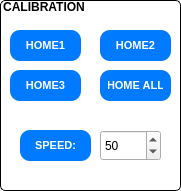
     <widget class="QGroupBox" name="groupBox_2">
      <property name="enabled">
       <bool>true</bool>
      </property>
      <property name="geometry">
       <rect>
        <x>290</x>
        <y>170</y>
        <width>181</width>
        <height>191</height>
       </rect>
      </property>
      <property name="font">
       <font>
        <pointsize>9</pointsize>
        <weight>75</weight>
        <bold>true</bold>
       </font>
      </property>
      <property name="mouseTracking">
       <bool>false</bool>
      </property>
      <property name="tabletTracking">
       <bool>false</bool>
      </property>
      <property name="acceptDrops">
       <bool>false</bool>
      </property>
      <property name="autoFillBackground">
       <bool>false</bool>
      </property>
      <property name="styleSheet">
       <string notr="true">QGroupBox::title {
    /* Khắc phục lỗi cú pháp: Màu chữ đen */
    color: rgb(0, 0, 0); 
    
    /* ĐẶT NỀN TIÊU ĐỀ TRONG SUỐT */
    background-color: transparent; 
    
    /* Các thuộc tính cần thiết để tiêu đề hiển thị đúng */
    subcontrol-origin: margin;
    subcontrol-position: top left; /* Vị trí tiêu đề (ví dụ: ở giữa trên) */
    padding: 0 1px; /* Đệm xung quanh chữ tiêu đề */
    font-weight: bold;
}

QGroupBox {
    /* Thiết lập khung GroupBox */
    border: 1px solid black;
    border-radius: 5px;
    margin-top: 1.3em; /* Rất quan trọng để chừa chỗ cho tiêu đề */
    background-color: white; /* Màu nền của GroupBox */
    padding: 5px; /* Thêm padding cho nội dung bên trong */
}</string>
      </property>
      <property name="title">
       <string>CALIBRATION</string>
      </property>
      <property name="flat">
       <bool>false</bool>
      </property>
      <property name="checkable">
       <bool>false</bool>
      </property>
      <widget class="QPushButton" name="pbHome1">
       <property name="geometry">
        <rect>
         <x>10</x>
         <y>30</y>
         <width>71</width>
         <height>31</height>
        </rect>
       </property>
       <property name="styleSheet">
        <string notr="true">QPushButton {
    /* Trạng thái mặc định */
    background-color: #007bff; /* Màu xanh dương cơ bản */
    color: white;
    border: none;
        padding: 4px 8px;
    border-radius: 10px;
    font-size: 11px;
    font-weight: bold;
    transition: background-color 0.3s ease; /* (Gợi ý: Dùng trong PySide/PyQt, có thể không thấy hiệu ứng trong Designer) */
}

QPushButton:hover {
    /* Khi di chuột qua (mouse hover) */
    background-color: #0056b3; /* Màu xanh dương đậm hơn */
    border: 2px solid #004085;
    cursor: pointer; /* Thay đổi con trỏ chuột (có thể không hoạt động trong Designer) */
}

QPushButton:pressed {
    /* Khi nút được nhấn xuống (mouse button pressed) */
    background-color: #004085; /* Màu xanh đậm nhất */
    padding-top: 14px; /* Tạo hiệu ứng &quot;nhấn xuống&quot; bằng cách thay đổi đệm */
    padding-bottom: 10px;
}

QPushButton:disabled {
    /* Khi nút bị vô hiệu hóa (disable) */
    background-color: #cccccc;
    color: #666666;
    border: 1px solid #999999;
}</string>
       </property>
       <property name="text">
        <string>HOME1</string>
       </property>
      </widget>
      <widget class="QPushButton" name="pbHome1_2">
       <property name="geometry">
        <rect>
         <x>100</x>
         <y>30</y>
         <width>71</width>
         <height>31</height>
        </rect>
       </property>
       <property name="styleSheet">
        <string notr="true">QPushButton {
    /* Trạng thái mặc định */
    background-color: #007bff; /* Màu xanh dương cơ bản */
    color: white;
    border: none;
        padding: 4px 8px;
    border-radius: 10px;
    font-size: 11px;
    font-weight: bold;
    transition: background-color 0.3s ease; /* (Gợi ý: Dùng trong PySide/PyQt, có thể không thấy hiệu ứng trong Designer) */
}

QPushButton:hover {
    /* Khi di chuột qua (mouse hover) */
    background-color: #0056b3; /* Màu xanh dương đậm hơn */
    border: 2px solid #004085;
    cursor: pointer; /* Thay đổi con trỏ chuột (có thể không hoạt động trong Designer) */
}

QPushButton:pressed {
    /* Khi nút được nhấn xuống (mouse button pressed) */
    background-color: #004085; /* Màu xanh đậm nhất */
    padding-top: 14px; /* Tạo hiệu ứng &quot;nhấn xuống&quot; bằng cách thay đổi đệm */
    padding-bottom: 10px;
}

QPushButton:disabled {
    /* Khi nút bị vô hiệu hóa (disable) */
    background-color: #cccccc;
    color: #666666;
    border: 1px solid #999999;
}</string>
       </property>
       <property name="text">
        <string>HOME2</string>
       </property>
      </widget>
      <widget class="QPushButton" name="pbHome1_3">
       <property name="geometry">
        <rect>
         <x>10</x>
         <y>70</y>
         <width>71</width>
         <height>31</height>
        </rect>
       </property>
       <property name="styleSheet">
        <string notr="true">QPushButton {
    /* Trạng thái mặc định */
    background-color: #007bff; /* Màu xanh dương cơ bản */
    color: white;
    border: none;
        padding: 4px 8px;
    border-radius: 10px;
    font-size: 11px;
    font-weight: bold;
    transition: background-color 0.3s ease; /* (Gợi ý: Dùng trong PySide/PyQt, có thể không thấy hiệu ứng trong Designer) */
}

QPushButton:hover {
    /* Khi di chuột qua (mouse hover) */
    background-color: #0056b3; /* Màu xanh dương đậm hơn */
    border: 2px solid #004085;
    cursor: pointer; /* Thay đổi con trỏ chuột (có thể không hoạt động trong Designer) */
}

QPushButton:pressed {
    /* Khi nút được nhấn xuống (mouse button pressed) */
    background-color: #004085; /* Màu xanh đậm nhất */
    padding-top: 14px; /* Tạo hiệu ứng &quot;nhấn xuống&quot; bằng cách thay đổi đệm */
    padding-bottom: 10px;
}

QPushButton:disabled {
    /* Khi nút bị vô hiệu hóa (disable) */
    background-color: #cccccc;
    color: #666666;
    border: 1px solid #999999;
}</string>
       </property>
       <property name="text">
        <string>HOME3</string>
       </property>
      </widget>
      <widget class="QPushButton" name="pbHome1_4">
       <property name="geometry">
        <rect>
         <x>100</x>
         <y>70</y>
         <width>71</width>
         <height>31</height>
        </rect>
       </property>
       <property name="styleSheet">
        <string notr="true">QPushButton {
    /* Trạng thái mặc định */
    background-color: #007bff; /* Màu xanh dương cơ bản */
    color: white;
    border: none;
        padding: 4px 8px;
    border-radius: 10px;
    font-size: 11px;
    font-weight: bold;
    transition: background-color 0.3s ease; /* (Gợi ý: Dùng trong PySide/PyQt, có thể không thấy hiệu ứng trong Designer) */
}

QPushButton:hover {
    /* Khi di chuột qua (mouse hover) */
    background-color: #0056b3; /* Màu xanh dương đậm hơn */
    border: 2px solid #004085;
    cursor: pointer; /* Thay đổi con trỏ chuột (có thể không hoạt động trong Designer) */
}

QPushButton:pressed {
    /* Khi nút được nhấn xuống (mouse button pressed) */
    background-color: #004085; /* Màu xanh đậm nhất */
    padding-top: 14px; /* Tạo hiệu ứng &quot;nhấn xuống&quot; bằng cách thay đổi đệm */
    padding-bottom: 10px;
}

QPushButton:disabled {
    /* Khi nút bị vô hiệu hóa (disable) */
    background-color: #cccccc;
    color: #666666;
    border: 1px solid #999999;
}</string>
       </property>
       <property name="text">
        <string>HOME ALL</string>
       </property>
      </widget>
      <widget class="QSpinBox" name="spinBox">
       <property name="geometry">
        <rect>
         <x>100</x>
         <y>130</y>
         <width>61</width>
         <height>31</height>
        </rect>
       </property>
       <property name="minimum">
        <number>0</number>
       </property>
       <property name="maximum">
        <number>100</number>
       </property>
       <property name="singleStep">
        <number>10</number>
       </property>
       <property name="value">
        <number>50</number>
       </property>
      </widget>
      <widget class="QPushButton" name="pbHome1_6">
       <property name="geometry">
        <rect>
         <x>20</x>
         <y>130</y>
         <width>71</width>
         <height>31</height>
        </rect>
       </property>
       <property name="styleSheet">
        <string notr="true">QPushButton {
    /* Trạng thái mặc định */
    background-color: #007bff; /* Màu xanh dương cơ bản */
    color: white;
    border: none;
        padding: 4px 8px;
    border-radius: 10px;
    font-size: 11px;
    font-weight: bold;
    transition: background-color 0.3s ease; /* (Gợi ý: Dùng trong PySide/PyQt, có thể không thấy hiệu ứng trong Designer) */
}

QPushButton:hover {
    /* Khi di chuột qua (mouse hover) */
    background-color: #0056b3; /* Màu xanh dương đậm hơn */
    border: 2px solid #004085;
    cursor: pointer; /* Thay đổi con trỏ chuột (có thể không hoạt động trong Designer) */
}

QPushButton:pressed {
    /* Khi nút được nhấn xuống (mouse button pressed) */
    background-color: #004085; /* Màu xanh đậm nhất */
    padding-top: 14px; /* Tạo hiệu ứng &quot;nhấn xuống&quot; bằng cách thay đổi đệm */
    padding-bottom: 10px;
}

QPushButton:disabled {
    /* Khi nút bị vô hiệu hóa (disable) */
    background-color: #cccccc;
    color: #666666;
    border: 1px solid #999999;
}</string>
       </property>
       <property name="text">
        <string>SPEED:</string>
       </property>
      </widget>
     </widget>
